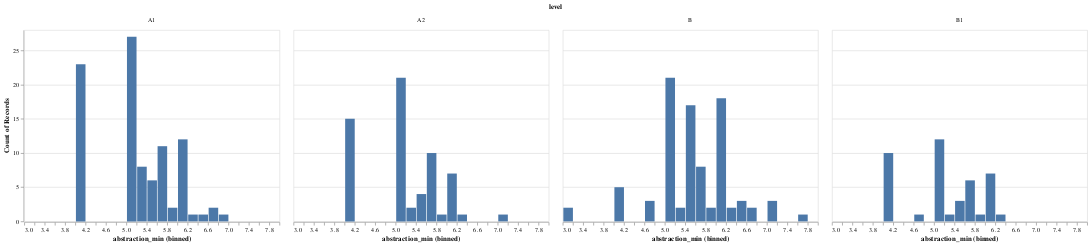

The notebook cell saved with this chart:
### Markdown cell above
##### Show the distribution by level

### Code cell
level_da_df = pd.DataFrame(level_degree_abstraction)
alt.Chart(level_da_df).mark_bar().encode(x = alt.X('abstraction_min', bin = alt.Bin(maxbins = 30)), y = 'count()').facet('level')

### Figure 1 — Vega-Lite specification as saved in the notebook (floating-point values rounded to 4 significant figures; data arrays with more than 128 entries replaced by an {"elided": "..."} marker saying what was removed)
{"$schema": "https://vega.github.io/schema/vega-lite/v4.8.1.json", "config": {"view": {"continuousHeight": 300, "continuousWidth": 400}}, "data": {"name": "data-06a0e44559d4729bc9f1df453a071628"}, "datasets": {"data-06a0e44559d4729bc9f1df453a071628": {"elided": "287 records"}}, "facet": {"field": "level", "type": "nominal"}, "spec": {"encoding": {"x": {"bin": {"maxbins": 30}, "field": "abstraction_min", "type": "quantitative"}, "y": {"aggregate": "count", "type": "quantitative"}}, "mark": "bar"}}
